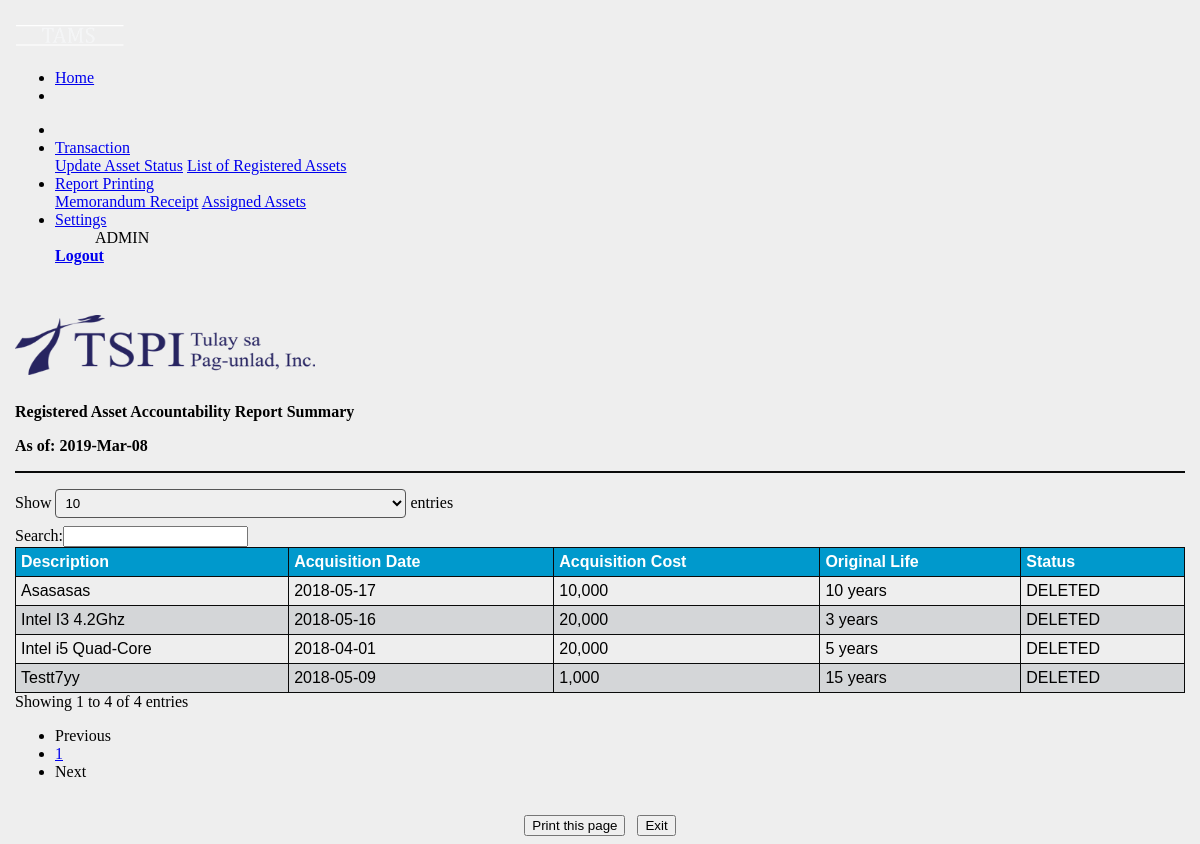
Page /reports/userdisposedasset.php (signed in) on the committed database.
### tables this page shows
CREATE TABLE `tbl_hwinfo` (
  `assetid` int(10) NOT NULL,
  `assetcat` varchar(50) NOT NULL,
  `type` varchar(50) NOT NULL,
  `hwassetclass` varchar(5) NOT NULL,
  `assetcode` varchar(10) NOT NULL,
  `assetdesc` varchar(50) NOT NULL,
  `serialnum` varchar(50) DEFAULT NULL,
  `specs` varchar(10000) NOT NULL,
  `acqdate` date NOT NULL,
  `acqcost` varchar(10) NOT NULL,
  `depr` int(3) NOT NULL,
  `hwfinacode` varchar(15) NOT NULL,
  `assigned` int(1) NOT NULL,
  `status` varchar(15) DEFAULT NULL,
  `prodimg` varchar(100) NOT NULL,
  `invnum` varchar(50) NOT NULL
);

### library/database.php (called while the page is built, shortened)
<?php
function dbQuery($sql)
{
	$result = mysql_query($sql) or die(mysql_error());
	return $result;
}
function dbFetchAssoc($result)
{
	return mysql_fetch_assoc($result);
}
?>

### reports/userdisposedasset.php (the view, shortened to what this page needs)
<?php
$sqlsummary = "select * from tbl_hwinfo where status = 'DELETED'";
$resultsummary = dbQuery ($sqlsummary);
?>
<head>
</head>
<body>
	  <div class="container">
	  <?php include_once("include/usernavigation.php");?><br>
  	<p><img class="img-fluid" src="images/TSPI.png" height="60" width="300" align="left"/></p><br><br><br><br>
	<b><p>Registered Asset Accountability Report Summary</p></b>
	<b><p>As of: <?php echo date("Y-M-d");?></p></b>
	<hr class="line">
  <div class="table-responsive-sm">
    <table id="rpt">
	  <thead>
      <tr>
		<th>Description</th>
        <th>Acquisition Date</th>
		<th>Acquisition Cost</th>
        <th>Original Life</th>
		<th>Status</th>
      </tr>
	  </thead>
	  </div>
		<?php
	while($row = dbFetchAssoc($resultsummary)) {
	extract($row);
	?>
	<td><?php echo ucfirst($assetdesc); ?></td>
      <td><?php echo $acqdate; ?></td>
	  <td><?php echo $acqcost; ?></td>
	  <td><?php echo $depr; ?> years</td>
	  <td><?php echo $status; ?></td>
	 <?php
	}
	?>
  </table><br>
<center><button onclick="myFunction()">Print this page</button>
&nbsp;&nbsp;<input name="btnCancel" type="button" id="btnCancel" class="button"  value="Exit" onClick="window.location.href='index.php?chez=reports/userassetsummary.php&tamsSummary';"></input></center>
  </div>
</body>

### include/addstyle.php (style rules this page uses)
body { margin-top:20px; background-color:#EEEEEE; }

### reports/userdisposedasset.php (style rules this page uses)
body { margin-top:15px; margin-left:15px; margin-right:15px; }
thead { font-family: arial;background-color: #ddccee; }
#rpt { font-family: "Trebuchet MS", Arial, Helvetica, sans-serif; border-collapse: collapse; width: 100%; }
#rpt td, #rpt th { border: 1px solid #090a0a; padding: 5px; }
#rpt th { padding-top: 5px; padding-bottom: 5px; text-align: left; background-color: #0099cc; color: white; }
.line { border: 1px solid #090a0a; }

### include/usernavigation.php (style rules this page uses)
body { margin-top:20px; }

### rows in the picture
tbl_hwinfo: assetdesc "Intel i5 Quad-Core", acqdate "2018-04-01", acqcost "20,000", depr "5", status "DELETED"
tbl_hwinfo: assetdesc "Intel I3 4.2Ghz", acqdate "2018-05-16", acqcost "20,000", depr "3", status "DELETED"
tbl_hwinfo: assetdesc "Testt7yy", acqdate "2018-05-09", acqcost "1,000", depr "15", status "DELETED"
tbl_hwinfo: assetdesc "Asasasas", acqdate "2018-05-17", acqcost "10,000", depr "10", status "DELETED"

### other values in the picture
$_SESSION["tams_user_type"] "ADMIN"
